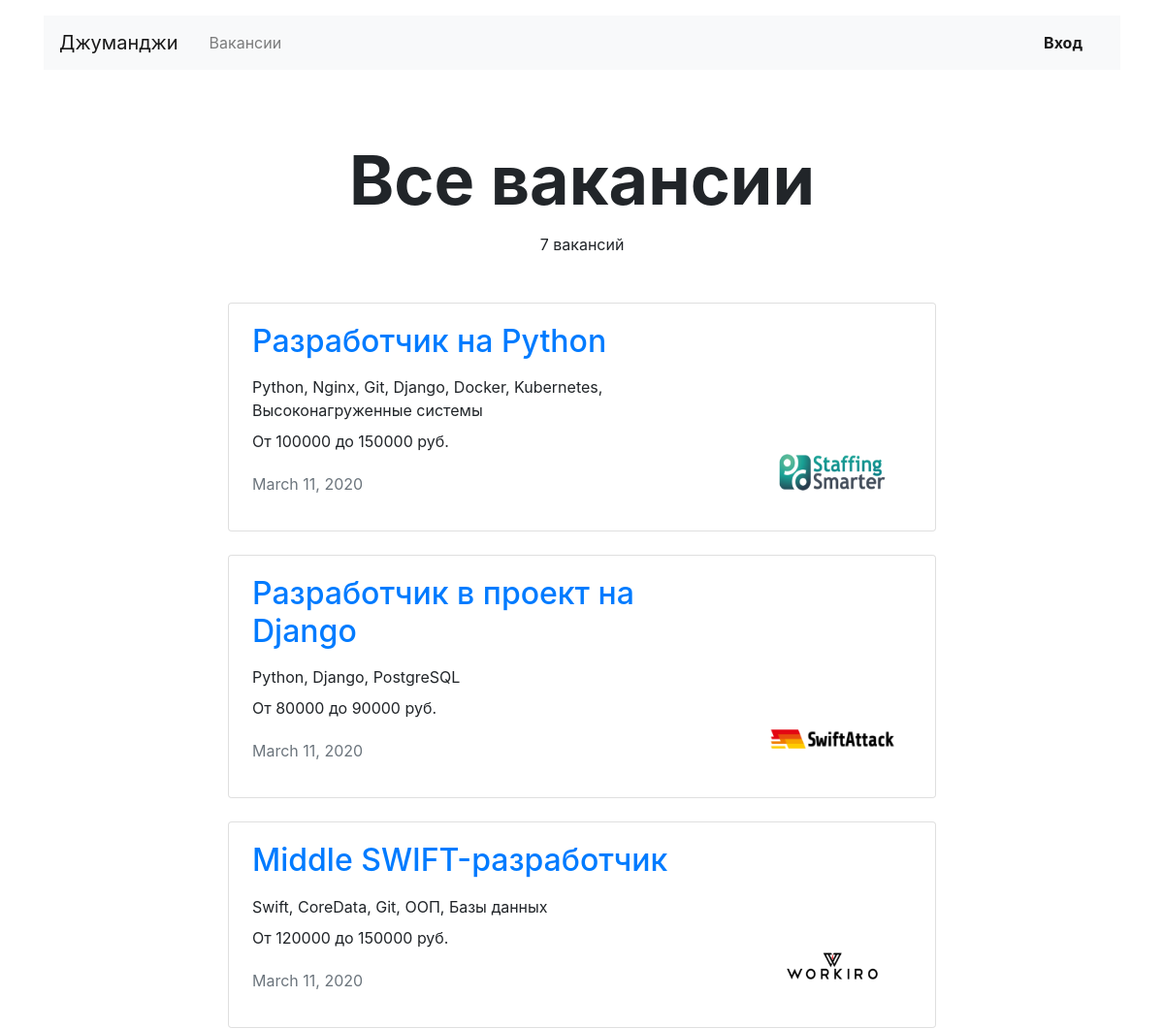
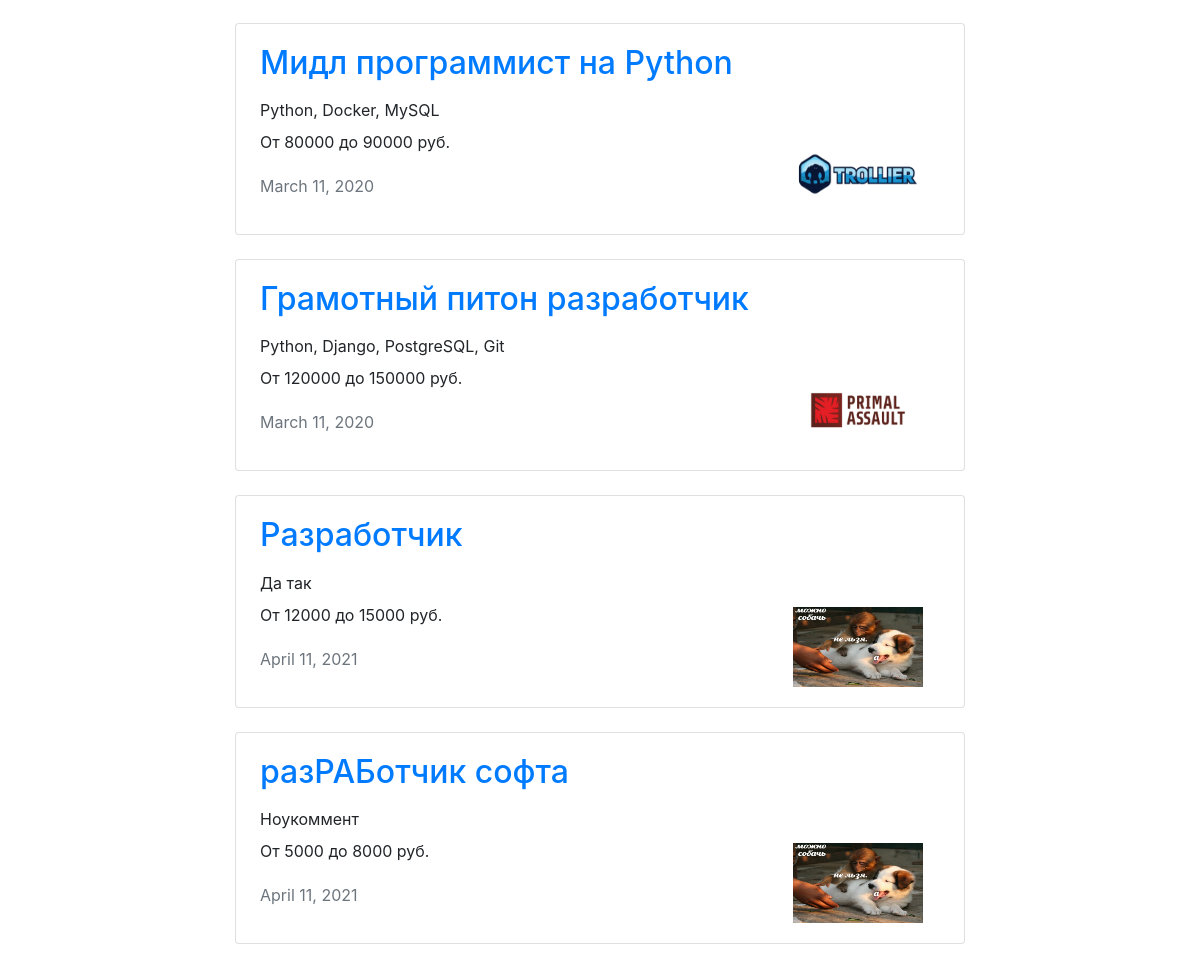
/vacancies/, run on an earlier commit of the app's database (2 pictures, top to bottom).
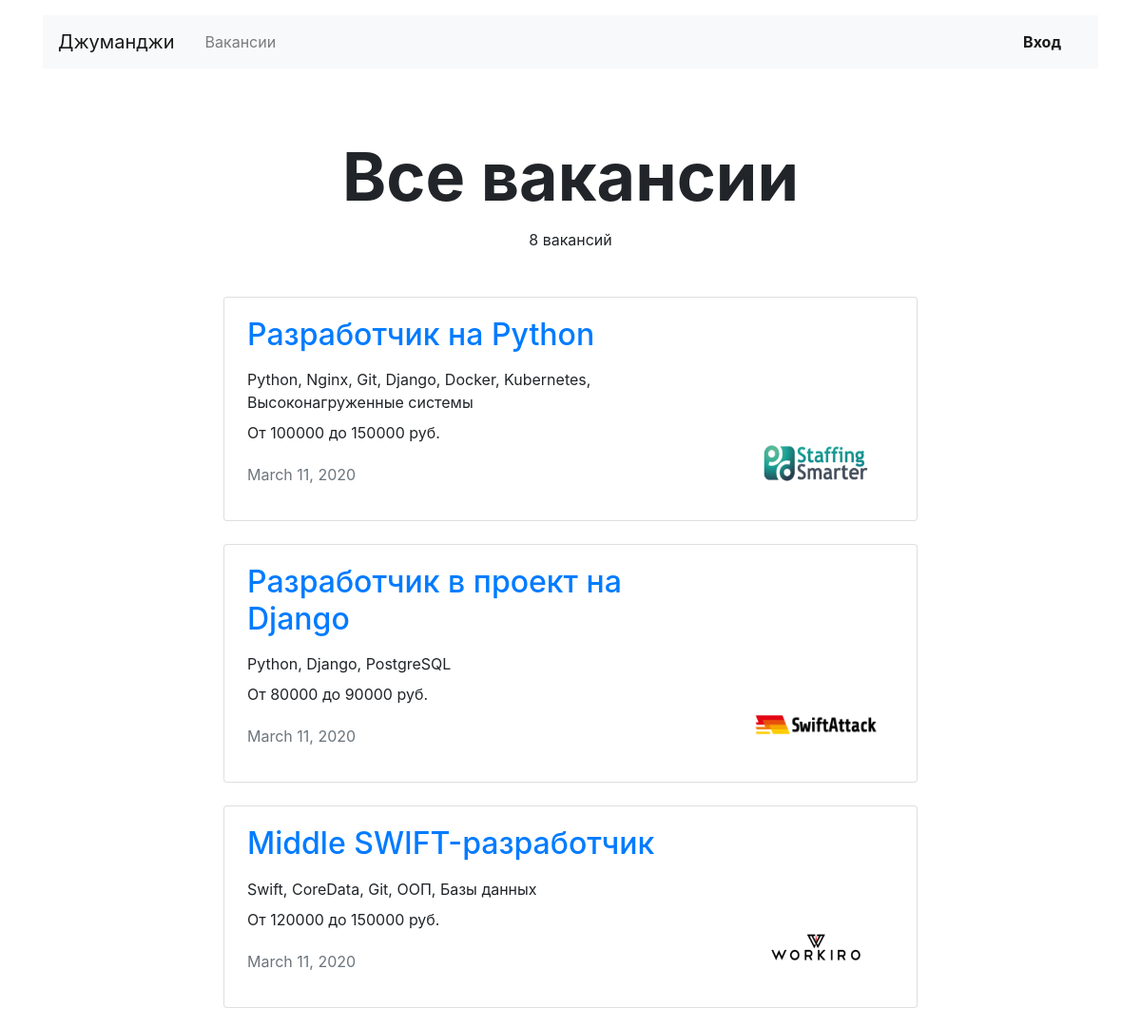
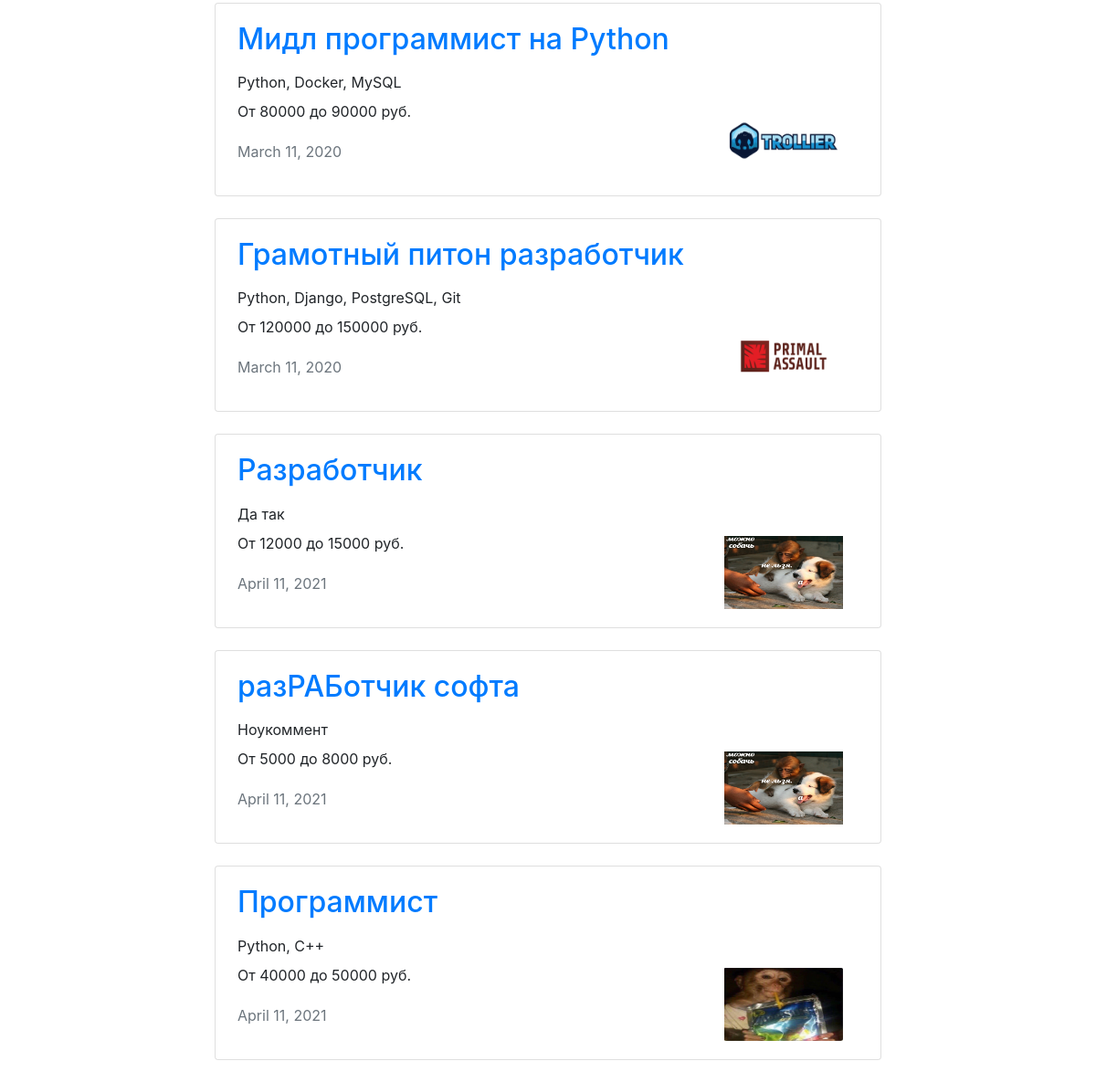
And on a later commit of the database (2 pictures, top to bottom).
### job_app/models.py (models this page shows, shortened)
class Vacancy(models.Model):
    title = models.CharField(max_length=120)
    specialty = models.ForeignKey(Specialty, on_delete=models.CASCADE, related_name="vacancies")
    company = models.ForeignKey(Company, on_delete=models.CASCADE, related_name="vacancies")
    skills = models.TextField()
    description = models.TextField()
    salary_min = models.IntegerField()
    salary_max = models.IntegerField()
    published_at = models.DateField(auto_now=True)

class Company(models.Model):
    name = models.CharField(max_length=120)
    location = models.CharField(max_length=120)
    logo = models.ImageField(
                             upload_to='MEDIA_COMPANY_IMAGE_DIR',
                             height_field='height_field',
                             width_field='width_field',
                             default='100x60.gif',
                             blank=True,
                             )
    height_field = models.PositiveIntegerField(default=60, null=True)
    width_field = models.PositiveIntegerField(default=100, null=True)
    description = models.TextField()
    employee_count = models.IntegerField()
    owner = models.ForeignKey(User, on_delete=models.CASCADE, related_name='user', null=True, blank=True)

### job_app/views.py (the view)
# urls.py: path('vacancies/', VacanciesView.as_view(), name="vacancies"),
class VacanciesView(View):
    def get(self, request):
        specialties = Specialty.objects.all()
        vacancies = Vacancy.objects.all()
        return render(request, "week3/vacancies.html", context={"specialties": specialties, "vacancies": vacancies})

### job_app/templates/week3/vacancies.html
{% extends 'week3/base.html' %}
{% block container %}
    <main class="container mt-3">
        <section>
        {% if specialties.count <= 1 %}
            {% for specialty in specialties %}
            <h1 class="h1 text-center mx-auto mt-4 pt-5" style="font-size: 70px;"><strong>{{ specialty.title }}</strong></h1>
            <p class="text-center pt-1">{{ specialty.vacancies.count }} вакансий</p>
            <div class="row mt-5">
                <div class="col-12 col-lg-8 offset-lg-2 m-auto">
                    {% for vacancy in specialty.vacancies.all %}
                        <div class="card mb-4">
                            <div class="card-body px-4">
                                <div class="row">
                                    <div class="col-12 col-md-8 col-lg-9">
                                        <a href="{% url 'vacancy' vacancy=vacancy.id %}"><h2 class="h2 pb-2">{{ vacancy.title }} </h2></a>
                                        <p class="mb-2">{{ vacancy.skills }}</p>
                                        <p>От {{ vacancy.salary_min }} до {{ vacancy.salary_max }} руб.</p>
                                        <p class="text-muted pt-1">{{ vacancy.published_at }}</p>
                                    </div>
                                    <div class="col-12 col-md-4 col-lg-3 d-flex align-items-end">
                                        <a href="{% url 'company' vacancy.company.id %}">
                                            <img src="{{ vacancy.company.logo.url }}" width="130"
                                                 height="80" alt="Oops, sorry for that"></a>
                                    </div>
                                </div>
                            </div>
                        </div>
                    {% endfor %}
                </div>
                </div>
            {% endfor %}
        {% else %}
            <h1 class="h1 text-center mx-auto mt-4 pt-5" style="font-size: 70px;"><strong>Все вакансии</strong></h1>
            <p class="text-center pt-1">{{ vacancies.count }} вакансий</p>
            <div class="row mt-5">
                <div class="col-12 col-lg-8 offset-lg-2 m-auto">
                    {% for vacancy in vacancies %}
                        <div class="card mb-4">
                            <div class="card-body px-4">
                                <div class="row">
                                    <div class="col-12 col-md-8 col-lg-9">
                                        <a href="{% url 'vacancy' vacancy=vacancy.id %}"><h2 class="h2 pb-2">{{ vacancy.title }} </h2></a>
                                        <p class="mb-2">{{ vacancy.skills }}</p>
                                        <p>От {{ vacancy.salary_min }} до {{ vacancy.salary_max }} руб.</p>
                                        <p class="text-muted pt-1">{{ vacancy.published_at }}</p>
                                    </div>
                                    <div class="col-12 col-md-4 col-lg-3 d-flex align-items-end">
                                        <a href="{% url 'company' vacancy.company.id %}">
                                            <img src="{{ vacancy.company.logo.url }}" width="130"
                                                 height="80" alt=""></a>
                                    </div>
                                </div>
                            </div>
                        </div>
                    {% endfor %}
                </div>
            </div>
        {% endif %}
        </section>
    </main>
{% endblock %}

### job_app/templates/week3/base.html (shortened to what this page needs)
<!DOCTYPE html>
<html lang="ru">
<head>
  <link rel="stylesheet" href="https://stackpath.bootstrapcdn.com/bootstrap/4.3.1/css/bootstrap.min.css">
</head>
<body>
  <header class="container mt-3">
    <nav class="navbar navbar-expand-lg navbar-light bg-light">
      <a class="navbar-brand mr-4" href="{% url 'main' %}">Джуманджи</a>
      <div class="collapse navbar-collapse justify-content-between" id="navbarNav">
        <ul class="navbar-nav col-10">
          <li class="nav-item">
            <a class="nav-link" href="{% url 'vacancies' %}">Вакансии</a>
          </li>
        </ul>
        <ul class="navbar-nav col-2 justify-content-end">
          <li class="nav-item active">
            <a href="#" class="nav-link font-weight-bold">Вход</a>
          </li>
        </ul>
      </div>
    </nav>
  </header>
{% block container %}
{% endblock %}
</body>
</html>

What changed in the data, as far as the page shows it:
added Vacancy: title "Программист", skills "Python, C++", salary_min "40000", salary_max "50000", published_at "April 11, 2021", company.logo (picture)
Also different on the page:
{{ vacancies.count }}: "7" → "8"
